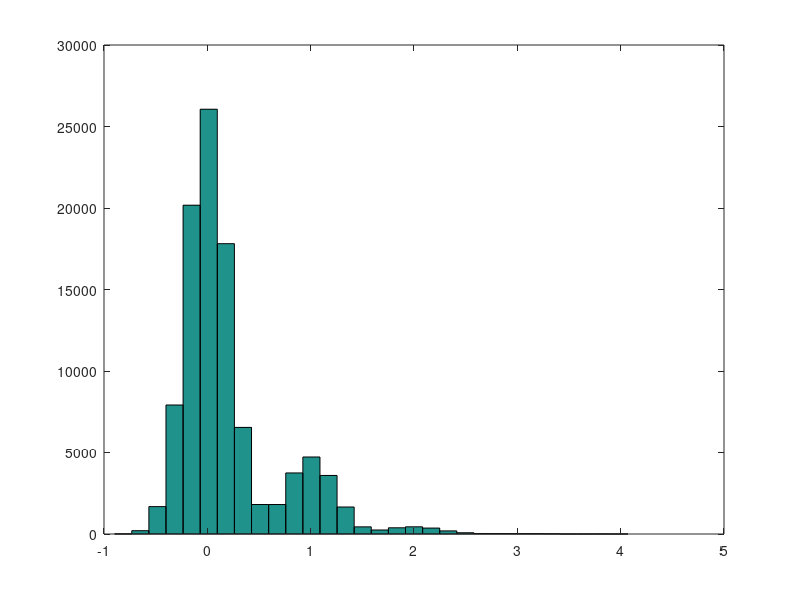

This figure's MATLAB source:
lambda = .2;
a_bar = 1.2;
sig_d = .2;
sig_i = .1;

N = 100000;
a = poissrnd(lambda,1,N);
a = normrnd(a,sqrt(sig_d^2 + a.*sig_i^2));

hist(a,30)